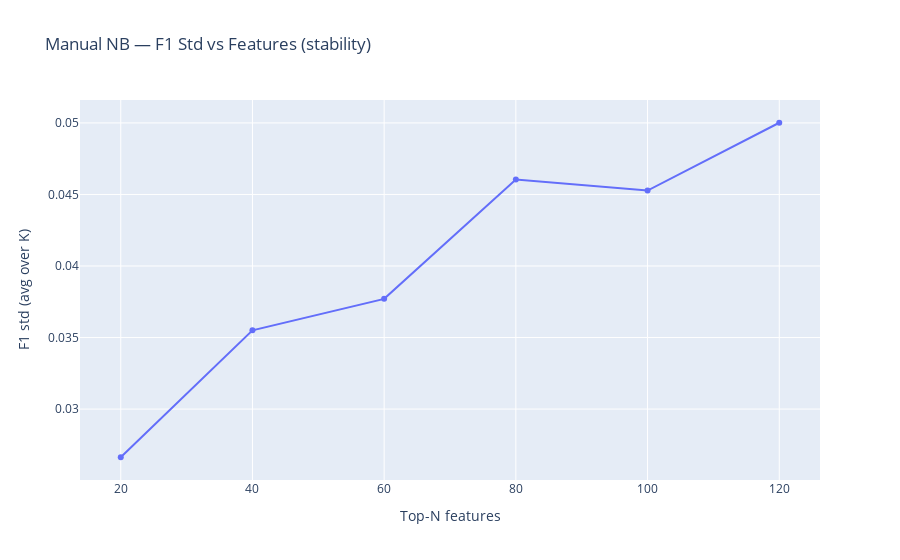

Notebook code for this chart:
### Markdown cell above
### f) Stability (std) plot: F1 std vs features (manual)

### Code cell
std_agg = df_manual.groupby('topN')['f1_std'].mean().reset_index()
fig6 = px.line(std_agg, x="topN", y="f1_std", markers=True,
               title="Manual NB — F1 Std vs Features (stability)",
               labels={"topN": "Top-N features", "f1_std": "F1 std (avg over K)"})
fig6.show()

### Figure 1 — Plotly figure (JSON) as saved in the notebook; plotly's stock layout.template omitted (floating-point values rounded to 4 significant figures)
{"data": [{"hovertemplate": "Top-N features=%{x}<br>F1 std (avg over K)=%{y}<extra></extra>", "legendgroup": "", "line": {"color": "#636efa", "dash": "solid"}, "marker": {"symbol": "circle"}, "mode": "lines+markers", "name": "", "orientation": "v", "showlegend": false, "type": "scatter", "x": [20, 40, 60, 80, 100, 120], "xaxis": "x", "y": [0.02663, 0.03551, 0.0377, 0.04604, 0.04528, 0.05001], "yaxis": "y"}], "layout": {"legend": {"tracegroupgap": 0}, "title": {"text": "Manual NB — F1 Std vs Features (stability)"}, "xaxis": {"anchor": "y", "domain": [0, 1], "title": {"text": "Top-N features"}}, "yaxis": {"anchor": "x", "domain": [0, 1], "title": {"text": "F1 std (avg over K)"}}}}
